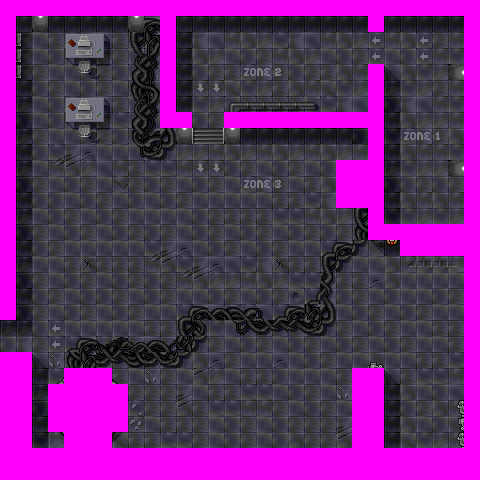

Rendered tile map (Tiled .tmx) drawn with the repository's tilesets; below, a short description and the map source with its tile grids summarised:
An orthogonal 30x30 tile map with 16x16 px tiles, 2 tile layers (background, walls), 2 tilesets and 21 objects (8x waiting1, 2x vertical, 2x ammo, 2x energy, 2x waiting2, ...).

<map version="1.10" tiledversion="1.10.2" orientation="orthogonal" renderorder="right-down" width="30" height="30" tilewidth="16" tileheight="16" infinite="0" nextlayerid="4" nextobjectid="31">
 <tileset firstgid="1" name="tileset" tilewidth="16" tileheight="16" tilecount="500" columns="20">
  <image source="tilesets/tileset01.png" width="320" height="400" />
 </tileset>
 <tileset firstgid="501" name="tileset2" tilewidth="16" tileheight="16" tilecount="500" columns="20">
  <image source="tilesets/tileset02.png" width="320" height="400" />
 </tileset>
 <layer id="1" name="background" width="30" height="30">
  <data>[900 cells, 900 non-empty, 175 distinct tile ids]</data>
 </layer>
 <layer id="2" name="walls" width="30" height="30">
  <data>[900 cells, 223 non-empty, 6 distinct tile ids]</data>
 </layer>
 <objectgroup id="3" name="actors">
  <object id="1" name="ellen" type="ripley" x="416" y="192" width="32" height="32" />
  <object id="2" name="alien" type="waiting1" x="192" y="32" width="32" height="32" />
  <object id="3" name="front door" type="vertical" x="368" y="32" width="16" height="32" />
  <object id="4" name="back door" type="horizontal" x="192" y="112" width="32" height="16" />
  <object id="5" name="alien" type="running" x="416" y="32" width="32" height="32" />
  <object id="6" name="alien" type="waiting1" x="240" y="32" width="32" height="32" />
  <object id="7" name="alien" type="waiting1" x="288" y="32" width="32" height="32" />
  <object id="8" name="alien" type="waiting1" x="192" y="80" width="32" height="32" />
  <object id="9" name="alien" type="waiting1" x="240" y="80" width="32" height="32" />
  <object id="10" name="alien" type="waiting1" x="288" y="80" width="32" height="32" />
  <object id="11" name="alien" type="waiting1" x="336" y="32" width="32" height="32" />
  <object id="12" name="alien" type="waiting1" x="336" y="80" width="32" height="32" />
  <object id="13" name="ammo" x="400" y="144" width="16" height="16" />
  <object id="14" name="ammo" x="48" y="64" width="16" height="16" />
  <object id="15" name="energy" x="224" y="64" width="16" height="16" />
  <object id="16" name="exit door" type="vertical" x="0" y="320" width="16" height="32" />
  <object id="17" name="alien mother" type="waiting2" x="112" y="224" width="78" height="127" />
  <object id="18" name="alien" type="waiting2" x="304" y="416" width="32" height="32" />
  <object id="19" name="energy" x="416" y="432" width="16" height="16" />
  <object id="29" name="spawn point" x="144.489" y="385.125" width="32" height="32" />
  <object id="30" name="spawn point" x="304" y="416" width="32" height="32" />
 </objectgroup>
</map>
